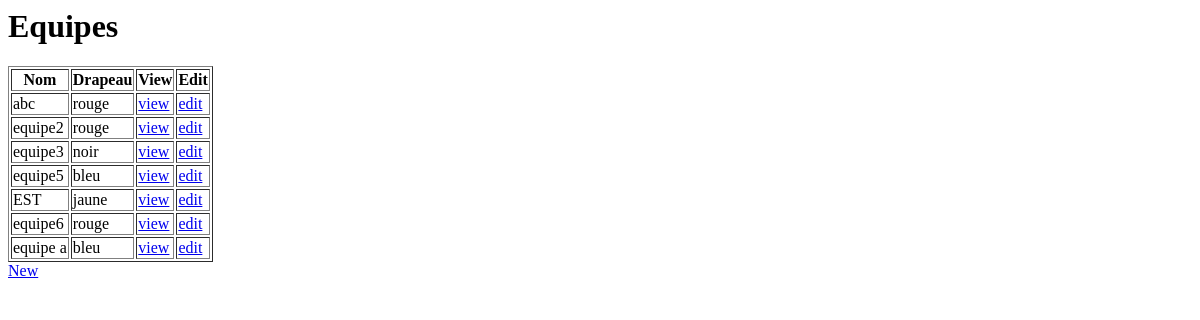
The app's page /mytest/equipe, older data.
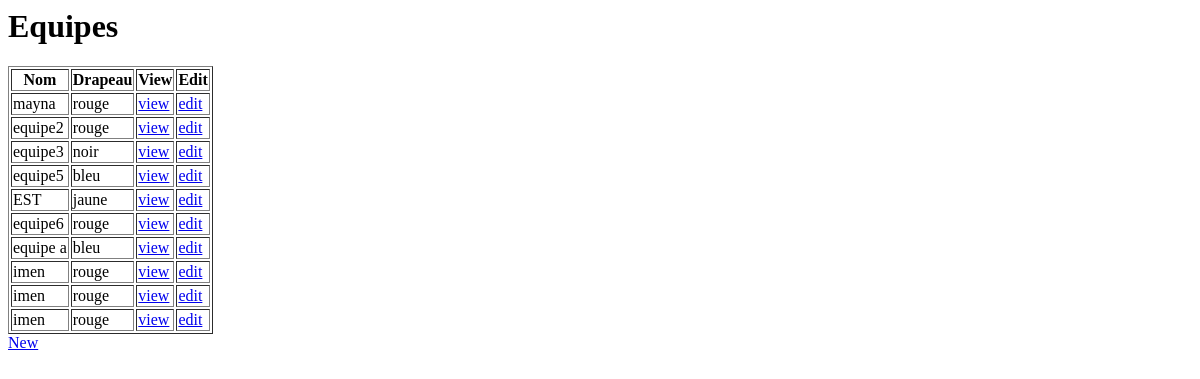
The same page, newer data.
### mytest/models.py (models this page shows, shortened)
class Equipe(models.Model):
    id = models.AutoField(primary_key=True)
    nom = models.CharField(max_length=30)
    drapeau = models.CharField(max_length=30)

### mytest/views.py (the view)
# urls.py: path('equipe', views.equipe_list, name='equipe_list'),
def equipe_list(request, equipes='equipes/equipes_list.html'):
    equipe = Equipe.objects.all()
    data = {}
    data['object_list'] = equipe
    return render(request, equipes, data)

### mytest/templates/equipes/equipes_list.html
<h1>Equipes</h1>
<div class="row">
  <table border="1">
   <thead class="thead-dark">
    <tr>
    <th scope="col">Nom</th>
    <th scope="col">Drapeau</th>
    <th scope="col">View</th>
    <th scope="col">Edit</th>
    </tr>
</thead>
<tbody>
    {% for equipe in object_list %}
    <tr>
    <td>{{ equipe.nom }}</td>
    <td>{{ equipe.drapeau }}</td>
    <td><a href="{% url "equipe_view" equipe.id %}">view</a></td>
    <td><a href="{% url "equipe_edit" equipe.id %}">edit</a></td>
    </tr>
    {% endfor %}
</tbody>
</table>
<a href="{% url "equipe_new" %}">New</a>

Row changes from the older to the newer data that the page shows:
changed Equipe: nom "abc" → "mayna"
added Equipe: nom "imen", drapeau "rouge"
added Equipe: nom "imen", drapeau "rouge"
added Equipe: nom "imen", drapeau "rouge"
